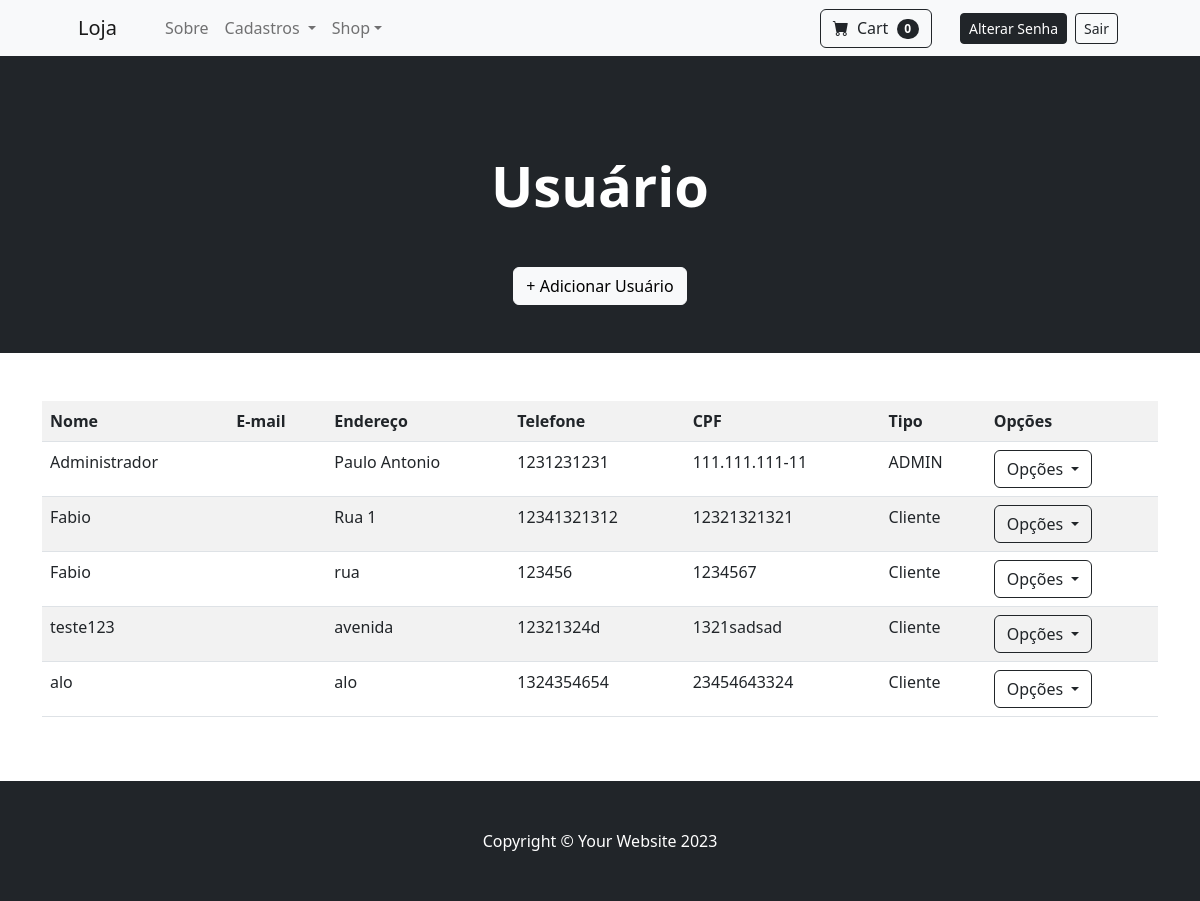
Page /cadastro/listar/usuario/ (signed in) on the committed database.
### cadastros/models.py (models this page shows, shortened)
class Usuario(models.Model):
    usuario = models.OneToOneField(User, on_delete=models.CASCADE, related_name="usuario")
    nome = models.CharField(max_length=255)
    endereco = models.CharField(max_length=255)
    telefone = models.CharField(max_length=20)
    cpf = models.CharField(max_length=14, unique=True)
    tipo = models.CharField(
        max_length=20,
        choices=TipoUsuario.choices,
        default=TipoUsuario.CLIENTE
    )

### cadastros/views.py (the view)
# urls.py: path("listar/usuario/", UsuarioList.as_view(), name="listar-usuario"),
class UsuarioList(GroupRequiredMixin, LoginRequiredMixin, ListView):
    group_required = "Administrador"
    login_url = reverse_lazy('login')
    template_name = "cadastros/listas/usuario.html"
    model = Usuario

### cadastros/templates/cadastros/listas/usuario.html (shortened to what this page needs)
{% extends "paginasweb/modelos/index.html" %}
{% load static %}
{% block header %}
<header class="bg-dark py-5">
    <div class="container px-4 px-lg-5">
        <div class="text-center text-white">
            <h4 class="display-4 fw-bolder m-5">
                Usuário
            </h4>
            <a href="{% url 'registrar' %}" class="btn btn-light mb-0">
                + Adicionar Usuário
            </a>
        </div>
    </div>
</header>
{% endblock header %}
{% block conteudo %}
<div class="outer-container">
    <div class="inner-container container mt-5 mb-5">
        <table class="table table-striped">
            <tr>
                <th>Nome</th>
                <th>E-mail</th>
                <th>Endereço</th>
                <th>Telefone</th>
                <th>CPF</th>
                <th>Tipo</th>
                <th>Opções</th>
            </tr>
            {% for object in object_list %}
            <tr>
                <td>{{ object.nome }}</td>
                <td>{{ object.email }}</td>
                <td>{{ object.endereco }}</td>
                <td>{{ object.telefone }}</td>
                <td>{{ object.cpf }}</td>
                <td>{{ object.tipo }}</td>
                <td>
                    <div class="dropdown">
                        <button class="btn btn-outline-dark dropdown-toggle" type="button" data-bs-toggle="dropdown" aria-expanded="false">
                            Opções
                        </button>
                    </div>
                </td>
            </tr>
            {% empty %}
            <tr>
                <td colspan="3">Nenhum registro encontrado.</td>
            </tr>
            {% endfor %}
        </table>
    </div>
</div>
{% endblock conteudo %}

### cadastros/templates/cadastros/listas/usuario.html (style rules this page uses)
.outer-container { min-height: calc(100vh - 450px); display: flex; flex-direction: column; }
.inner-container { flex-grow: 1; }

### rows in the picture
Usuario: nome "Administrador", endereco "Paulo Antonio", telefone "1231231231", cpf "111.111.111-11", tipo "ADMIN"
Usuario: nome "Fabio", endereco "Rua 1", telefone "12341321312", cpf "12321321321", tipo "Cliente"
Usuario: nome "Fabio", endereco "rua", telefone "123456", cpf "1234567", tipo "Cliente"
Usuario: nome "teste123", endereco "avenida", telefone "12321324d", cpf "1321sadsad", tipo "Cliente"
Usuario: nome "alo", endereco "alo", telefone "1324354654", cpf "23454643324", tipo "Cliente"
